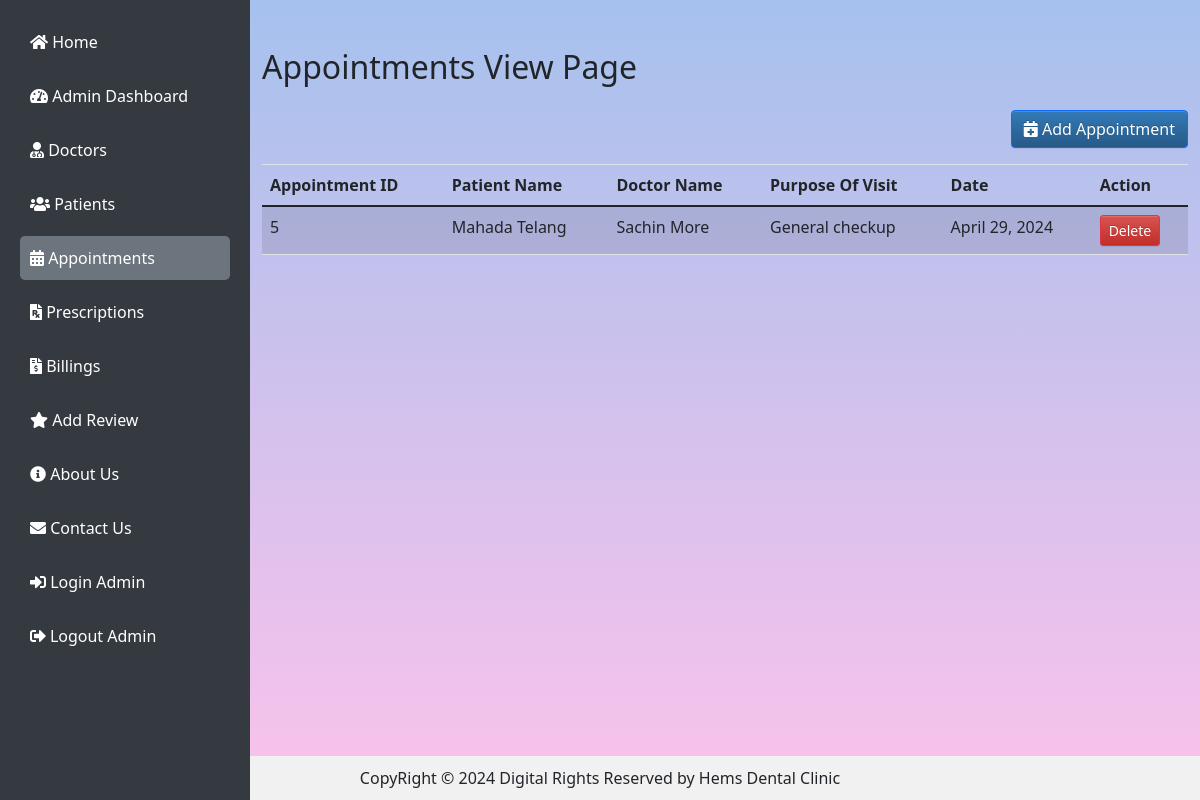
Page /viewAppointment/ (signed in) on the earlier database version.
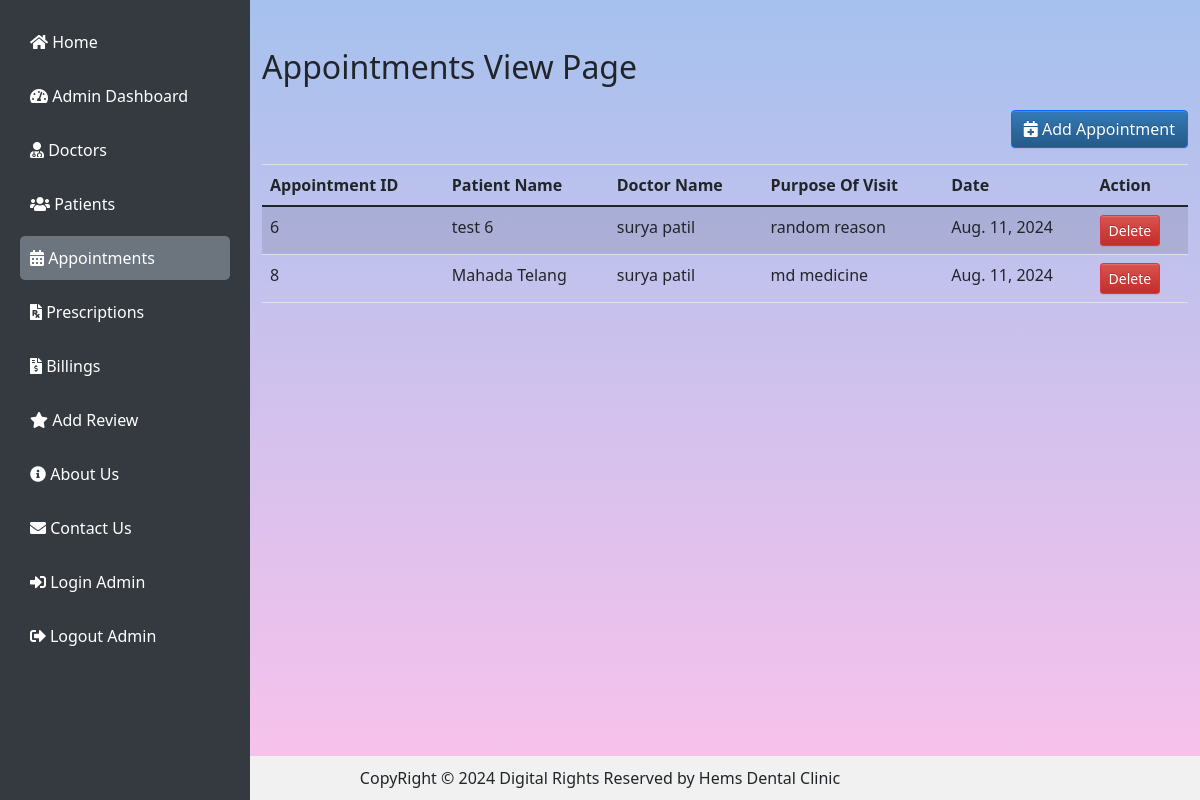
Same page on the later database version.
### clinic/models.py (models this page shows, shortened)
class Appointment(models.Model):
    appointment_id = models.AutoField(primary_key= True)
    Patient_id = models.ForeignKey(Patient,on_delete=models.CASCADE)
    specialization = models.CharField(max_length=50)
    doctor_id = models.ForeignKey(Doctor,on_delete = models.CASCADE)
    consultation_fee = models.IntegerField()
    date = models.DateField(default=timezone.now().date(),null=True)

class Patient (models.Model):
    patient_id = models.AutoField(primary_key=True)
    name = models.CharField(max_length=50, null=False)
    date_of_birth = models.DateField()
    gender = models.CharField(max_length=10)
    blood_group = models.CharField(max_length=10)
    email_id = models.EmailField()
    address = models.TextField()
    mobile_number = models.CharField(max_length=15)
    def __str__(self) -> str:
        return self.name

class Doctor(models.Model):
    doctor_id = models.AutoField(primary_key=True)
    age = models.IntegerField()
    name = models.CharField(max_length=50, null=True)
    gender = models.CharField(max_length=10, choices=[('Male', 'Male'), ('Female', 'Female'), ('Other', 'Other')])
    experince = models.IntegerField()
    languages = models.CharField(max_length=25)
    mobile_number = models.CharField(max_length=15)
    email = models.EmailField()
    schedule = models.CharField(max_length=25, blank= True)
    def __str__(self) -> str:
        return self.name

### clinic/views.py (the view)
# urls.py: path('viewAppointment/', view_appointment, name='viewAppointment'),
def view_appointment(request):
    if not request.user.is_authenticated:
        return redirect('login_admin')
    appointment = Appointment.objects.all()
    p_name = Patient.objects.all()
    doc_name = Doctor.objects.all()
    if request.method == 'POST':
        appForm = AppointmentForm(request.POST)
        if appForm.is_valid():
            appForm.save()
            return redirect('view_appointment')
    else:
        appForm = AppointmentForm()
    context = {
        'appointment': appointment,
        'p_name': p_name,
        'doc_name': doc_name,
        'appForm': appForm
    }
    return render(request, 'viewAppointment.html', context)

### clinic/templates/viewAppointment.html (shortened to what this page needs)
{% extends "basePage.html" %}
{% load crispy_forms_tags %}
{% block content %}
<div class="container my-5">
    <div class="table-container">
        <h2 class="mb-4">Appointments View Page</h2>
        <div class="d-flex justify-content-end mb-3">
            <button type="button" class="btn btn-primary" data-bs-toggle="modal" data-bs-target="#addAppointmentModal">
                <i class="fas fa-calendar-plus"></i> Add Appointment
            </button>
        </div>
        <table class="table table-hover table-striped" id="appointmentsTable">
            <thead>
                <tr>
                    <th>Appointment ID</th>
                    <th>Patient Name</th>
                    <th>Doctor Name</th>
                    <th>Purpose Of Visit</th>
                    <th>Date</th>
                    <th>Action</th>
                </tr>
            </thead>
            <tbody>
                {% for i in appointment %}
                <tr>
                    <td>{{ i.appointment_id }}</td>
                    <td>{{ i.Patient_id.name }}</td>
                    <td>{{ i.doctor_id.name }}</td>
                    <td>{{ i.specialization }}</td>
                    <td>{{ i.date }}</td>
                    <td>
                        <a href="{% url 'deleteAppointment' aid=i.appointment_id %}"
                            onclick="return confirm('Are you sure you want to delete appointment?')"
                            class="btn btn-danger btn-sm">Delete</a>
                    </td>
                </tr>
                {% endfor %}
            </tbody>
        </table>
    </div>
</div>
{% endblock content %}

### clinic/templates/basePage.html (shortened to what this page needs)
{% load static %}
<!DOCTYPE html>
<html lang="en">
    <head>
        <link rel="stylesheet" type="text/css" href="/static/clinic/css/bootstrap-theme.css">
        <link rel="stylesheet" type="text/css" href="/static/clinic/css/clinic.css">
        <link rel="stylesheet" type="text/css" href="/static/clinic/css/responsive.css">
        <link rel="stylesheet" href="https://cdn.jsdelivr.net/npm/bootstrap@4.6.2/dist/css/bootstrap.min.css">
        <link rel="stylesheet" href="https://use.fontawesome.com/releases/v5.7.0/css/all.css"
>
        <link rel="stylesheet" href="https://cdn.datatables.net/2.0.2/css/dataTables.dataTables.css">
        <link rel="stylesheet" href="https://cdn.datatables.net/buttons/3.0.1/css/buttons.dataTables.css">
        <link href="https://cdn.jsdelivr.net/npm/bootstrap@5.0.2/dist/css/bootstrap.min.css" rel="stylesheet"
>
    </head>
    <body>
        <div class="sidebar">
            <ul>
                <li class="nav-item">
                    <a class="nav-link {% if request.path == '/' %}active{% endif %}" href="{% url 'home_page' %}">
                        <i class="fas fa-home"></i> Home
                    </a>
                </li>
                <li class="nav-item">
                    <a class="nav-link {% if request.path == '/admin_dashboard/' %}active{% endif %}"
                        href="{% url 'admin_dashboard' %}">
                        <i class="fas fa-tachometer-alt"></i> Admin Dashboard
                    </a>
                </li>
                <li class="nav-item">
                    <a class="nav-link {% if request.path == '/viewDoctor/' %}active{% endif %}"
                        href="{% url 'viewDoctor' %}">
                        <i class="fas fa-user-md"></i> Doctors
                    </a>
                </li>
                <li class="nav-item">
                    <a class="nav-link {% if request.path == '/viewPatient/' %}active{% endif %}"
                        href="{% url 'viewPatient' %}">
                        <i class="fas fa-users"></i> Patients
                    </a>
                </li>
                <li class="nav-item">
                    <a class="nav-link {% if request.path == '/viewAppointment/' %}active{% endif %}"
                        href="{% url 'viewAppointment' %}">
                        <i class="fas fa-calendar-alt"></i> Appointments
                    </a>
                </li>
                <li class="nav-item">
                    <a class="nav-link {% if request.path == '/viewPrescription/' %}active{% endif %}"
                        href="{% url 'viewPrescription' %}">
                        <i class="fas fa-file-prescription"></i> Prescriptions
                    </a>
                </li>
                <li class="nav-item">
                    <a class="nav-link {% if request.path == '/viewBilling/' %}active{% endif %}"
                        href="{% url 'viewBilling' %}">
                        <i class="fas fa-file-invoice-dollar"></i> Billings
                    </a>
                </li>
                <li class="nav-item">
                    <a class="nav-link {% if request.path == '/addReview/' %}active{% endif %}"
                        href="{% url 'addReview' %}">
                        <i class="fas fa-star"></i> Add Review
                    </a>
                </li>
                <li class="nav-item">
                    <a class="nav-link {% if request.path == '/aboutus/' %}active{% endif %}"
                        href="{% url 'aboutUs' %}">
                        <i class="fas fa-info-circle"></i> About Us
                    </a>
                </li>
                <li class="nav-item">
                    <a class="nav-link {% if request.path == '/contactus/' %}active{% endif %}"
                        href="{% url 'contactus' %}">
                        <i class="fas fa-envelope"></i> Contact Us
                    </a>
                </li>
                <li class="nav-item">
                    <a class="nav-link {% if request.path == '/login_admin/' %}active{% endif %}"
                        href="{% url 'login_admin' %}">
                        <i class="fas fa-sign-in-alt"></i> Login Admin
                    </a>
                </li>
                <li class="nav-item">
                    <a class="nav-link {% if request.path == '/logout_admin/' %}active{% endif %}"
                        href="{% url 'logout_admin' %}">
                        <i class="fas fa-sign-out-alt"></i> Logout Admin
                    </a>
                </li>
            </ul>
        </div>
        <main style="padding-left:250px;">
            <div class="content">
                {% block content %}
                {% endblock %}
            </div>
        </main>
        <footer>
            <div>
                <span>CopyRight &copy 2024 Digital Rights Reserved by Hems Dental Clinic
            </div>
        </footer>
    </body>
</html>

### static/clinic/css/clinic.css (style rules this page uses)
body { background-image: linear-gradient(to top, #fbc2eb 0%, #a6c1ee 100%); height: 100; }

### clinic/templates/basePage.html (style rules this page uses)
.sidebar { position: fixed; top: 0; left: 0; bottom: 0; width: 250px; background-color: #343a40; padding: 20px; overflow-y: auto; z-index: 1000; }
.sidebar ul { list-style-type: none; padding: 0; }
.sidebar li { margin-bottom: 10px; }
.sidebar a { text-decoration: none; color: #fff; display: block; padding: 10px; border-radius: 5px; transition: background-color 0.3s ease; }
.sidebar a.active { background-color: #6c757d; }
html, body { height: 100%; margin: 0; }
body { display: flex; flex-direction: column; }
main { flex-grow: 1; }
footer { margin-top: auto; background-color: #f1f1f1; padding: 10px; text-align: center; }

Differences in the rows shown:
removed Appointment: appointment_id "5", Patient_id.name "Mahada Telang", doctor_id.name "Sachin More", specialization "General checkup", date "April 29, 2024"
added Appointment: appointment_id "6", Patient_id.name "test 6", doctor_id.name "surya patil", specialization "random reason", date "Aug. 11, 2024"
added Appointment: appointment_id "8", Patient_id.name "Mahada Telang", doctor_id.name "surya patil", specialization "md medicine", date "Aug. 11, 2024"
